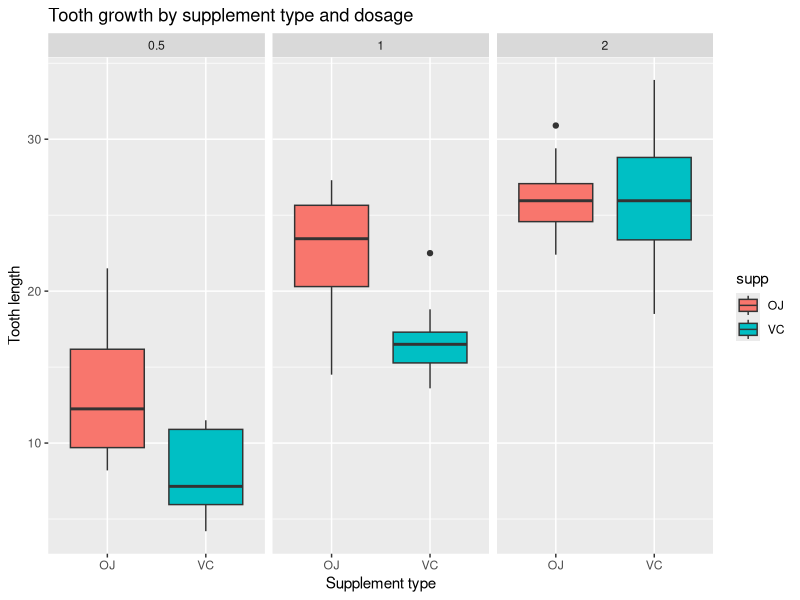

Source code (R):
## ---- chunk 1
library(datasets)
data(ToothGrowth)
dim(ToothGrowth)
head(ToothGrowth, 3)
str(ToothGrowth)
## ---- chunk 2
summary(ToothGrowth)
## ---- chunk 3
library(ggplot2)
ggplot(ToothGrowth, aes(supp, len, fill=supp)) +
        facet_grid(.~dose) +
        geom_boxplot() +
        labs(title="Tooth growth by supplement type and dosage",
             x="Supplement type",
             y="Tooth length")
## ---- chunk 4
OJ <- ToothGrowth$len[ToothGrowth$supp=="OJ"]
VC <- ToothGrowth$len[ToothGrowth$supp=="VC"]
## ---- chunk 5
t.test(OJ, VC, alternative = "greater", paired = FALSE, var.equal = FALSE, conf.level = 0.95)
## ---- chunk 6
halfdose <- ToothGrowth$len[ToothGrowth$dose==0.5]
onedose <- ToothGrowth$len[ToothGrowth$dose==1]
twodose <- ToothGrowth$len[ToothGrowth$dose==2]
## ---- chunk 7
t.test(halfdose, onedose, alternative = "less", paired = FALSE, var.equal = FALSE, conf.level = 0.95)
## ---- chunk 8
t.test(twodose, onedose, alternative = "greater", paired = FALSE, var.equal = FALSE, conf.level = 0.95)
## ---- chunk 9
OJ2 <- ToothGrowth$len[ToothGrowth$supp=="OJ" & ToothGrowth$dose==2]
VC2 <- ToothGrowth$len[ToothGrowth$supp=="VC" & ToothGrowth$dose==2]
## ---- chunk 10
t.test(OJ2, VC2, alternative = "greater", paired = FALSE, var.equal = FALSE, conf.level = 0.95)
